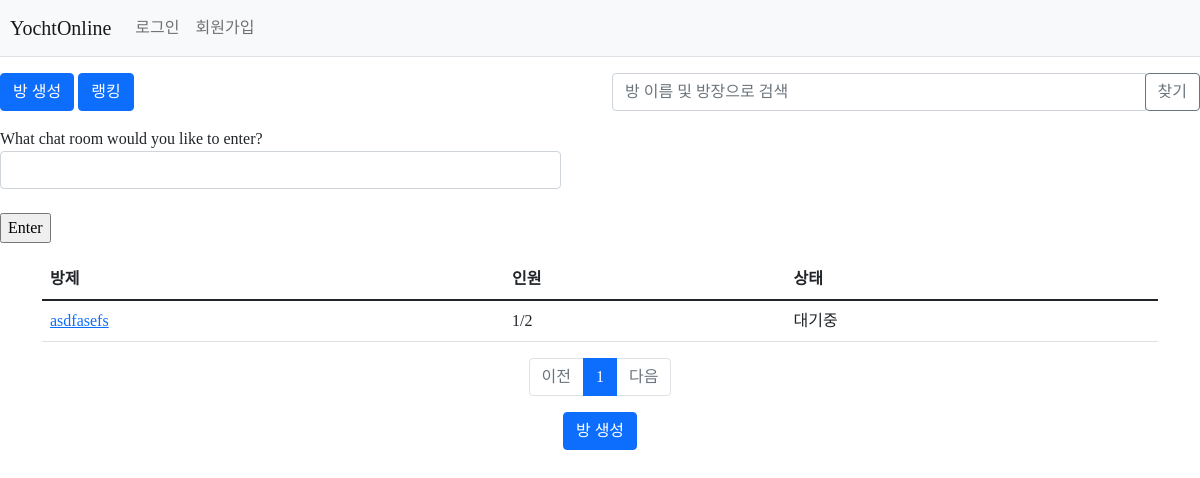
The app's page /chat/, older data.
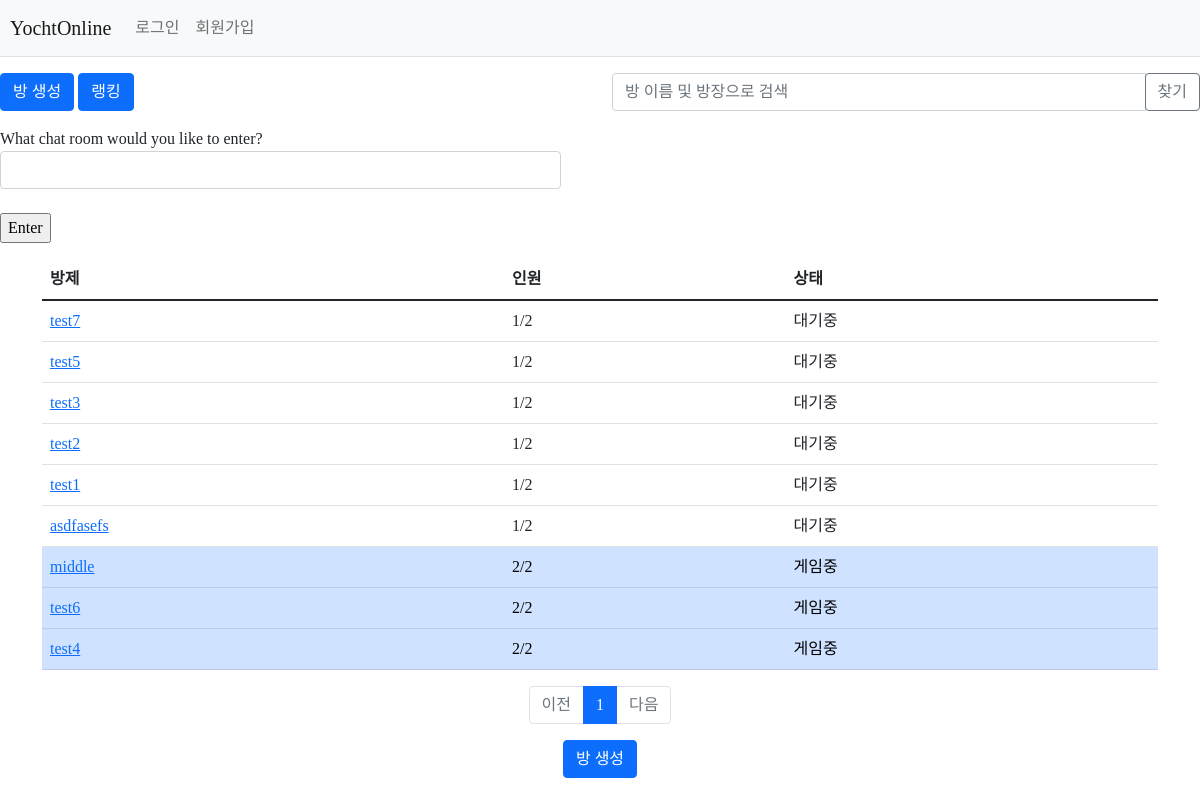
The same page, newer data.
### chat/models.py (models this page shows, shortened)
class GameRoom(models.Model):
    room_name = models.CharField(max_length=50)
    room_url = models.CharField(max_length=50)
    host = models.CharField(max_length=50)
    people_num = models.IntegerField(default=0) #player_num
    is_start = models.BooleanField(default=False)

### chat/views.py (the view)
# urls.py: path('', views.index, name='index'),
def index(request):
    '''Game_room 목록 출력'''
    if request.user.is_authenticated == True:
        player = User.objects.get(username = request.user.username)
        if GameAttend.objects.filter(user = player).exists() == True:
            game_room = GameAttend.objects.get(user = player).gameroom
            return redirect('chat:exit_room', room_name=game_room.room_url)
    page = request.GET.get('page', '1') #페이지
    kw = request.GET.get('kw', '')  # 검색어
    game_room_list = GameRoom.objects.order_by('is_start', '-id') #and GameRoom.objects.order_by('-id')
    if kw:
        game_room_list = (
            game_room_list.filter(room_name__icontains=kw) |
            game_room_list.filter(host__icontains=kw)
        ).distinct()
    paginator = Paginator(game_room_list, 20) # 페이지당 10개씩 보여 주기, question_list를 페이지 객체 paginator로 변환
    page_obj = paginator.get_page(page) # 페이징 구현에 사용한 Paginator클래스, 기본적으로 다양한 속성을 가짐 P.133
    print('여기는 실행?')
    context = {'game_room_list': page_obj, 'page': page, 'kw': kw}
    return render(request, 'chat/index.html', context)

### templates/chat/index.html (shortened to what this page needs)
{% extends 'base.html' %}
{% load chat_filter %}
{% block content %}
    <div class="row my-3">
        <div class="col-6">
            <a href="{% url 'chat:make_room' %}"><button type="button" class="btn btn-primary">방 생성</button></a>
            <a href="{% url 'rank:index' %}"><button type="button" class="btn btn-primary">랭킹</button></a><br>
        </div>
        <div class="col-6">
            <div class="input-group">
                <input type="text" id="search_kw" class="form-control" value="{{ kw|default_if_none:'' }}" placeholder='방 이름 및 방장으로 검색' >
                <div class="input-group-append">
                    <button class="btn btn-outline-secondary" type="button" id="btn_search">찾기</button>
                </div>
            </div>
        </div>
    </div>
    <div>
    What chat room would you like to enter?<br/>
    <input id="room-name-input" type="text" class="form-control" width="50%"/><br/>
    <input id="room-name-submit" type="button" value="Enter"/>
    </div>
    <div class="container my-3">
        <table class="table">
            <thead>
            <tr class="thead-dark">
                <th>방제</th>
                <th>인원</th>
                <th>상태</th>
            </tr>
            </thead>
            <tbody>
            {% if game_room_list %}
            {% for game_room in game_room_list %}
            {% if game_room.is_start == False %}
            <tr>
            {% else %}
            <tr class="table-primary">
            {% endif %}
                <td>
                    <a href="{% url 'chat:waiting_room' game_room.room_url %}">
                        {{ game_room.room_name }}
                    </a>
                </td>
                <td>
                    {{ game_room.people_num }}/2
                </td>
                <td>
                    {% if game_room.is_start == False %}
                    대기중
                    {% else %}
                    게임중
                    {% endif %}
                </td>
            </tr>
            {% endfor %}
            {% else %}
            <tr>
                <td colspan="3">방이 존재하지 않습니다.</td>
            </tr>
            {% endif %}
            </tbody>
        </table>
        <ul class="pagination justify-content-center">
            {% if game_room_list.has_previous %}
            <li class="page-item">
                <a class="page-link" data-page="{{ question_list.previous_page_number }}" href="javascript:void(0)">
                    이전
                </a>
            </li>
            {% else %}
            <li class="page-item disabled">
                <a href="#" class="page-link" tabindex="-1" aria-disabled="true">
                    이전
                </a>
            </li>
            {% endif %}
            {% for page_number in game_room_list.paginator.page_range %}
            {% if page_number >= game_room_list.number|add:-5 and page_number <= game_room_list.number|add:5 %}
                {% if page_number == game_room_list.number %}
                <li class="page-item active" aria-current="page">
                    <a href="?page={{ page_number }}" class="page-link">
                        {{ page_number }}
                    </a>
                </li>
                {% else %}
                <li class="page-item">
                    <a class="page-link" data-page="{{ page_number }}" href="javascript:void(0)">
                        {{ page_number }}
                    </a>
                </li>
                {% endif %}
            {% endif %}
            {% endfor %}
            {% if game_room_list.has_next %}
            <li class="page-item">
                <a class="page-link" data-page="{{ question_list.next_page_number }}" href="javascript:void(0)">
                    다음
                </a>
            </li>
            {% else %}
            <li class="page-item disabled">
                <a href="#" class="page-link" tabindex="-1" aria-disabled="true">
                    다음
                </a>
            </li>
            {% endif %}
        </ul>
        <a href="{% url 'chat:make_room' %}" class="btn btn-primary">
            방 생성
        </a>
    </div>
{% endblock %}

### templates/base.html (shortened to what this page needs)
{% load static %}
<!doctype html>
<html lang="ko">
<head>
    <link rel="stylesheet" type="text/css" href="{% static 'bootstrap.min.css' %}">
    <link rel="stylesheet" type="text/css" href="{% static 'style.css' %}">
    <link rel="stylesheet" type="text/css" href="{% static 'dice_style.css' %}">
</head>
<body class="no-drag">
{% include "navbar.html" %}
{% block content %}
{% endblock %}
</body>
</html>

### templates/navbar.html (shortened to what this page needs)
<nav class="navbar navbar-expand-lg navbar-light bg-light border-bottom">
    <div class="container-fluid">
        <a class="navbar-brand" href="{% url 'chat:index' %}">YochtOnline</a>
        <div class="collapse navbar-collapse" id="navbarSupportedContent">
            <ul class="navbar-nav me-auto mb-2 mb-lg-0">
              <li class="nav-item">
                  {% if user.is_authenticated %}
                      <a class="nav-link" href="{% url 'common:logout' %}">{{ user.username }} (로그아웃)</a>
                  {% else %}
                      <a class="nav-link" href="{% url 'common:login' %}">로그인</a>
                  {% endif %}
              </li>
              <li>
                    {% if not user.is_authenticated %}
                    <a class="nav-link" href="{% url 'common:signup' %}">회원가입</a>
                    {% endif %}
                </li>
            </ul>
        </div>
    </div>
</nav>

### static/style.css (style rules this page uses)
.container { display: flex; flex-direction: column; align-items:center; }
.container-fluid { display: flex; min-width: 500px; align-items:center; padding-left: 10px; padding-right: 10px; }
.no-drag { -ms-user-select:none; -moz-user-select:-mozs-none; -webkit-user-selcet:none; -khtml-user-select:none; user-select:none; font-family: '함초롬돋움'; }

### static/dice_style.css (style rules this page uses)
* { box-sizing: border-box; }

Row changes from the older to the newer data that the page shows:
added GameRoom: room_name "test7", people_num "1", is_start "대기중"
added GameRoom: room_name "test5", people_num "1", is_start "대기중"
added GameRoom: room_name "test3", people_num "1", is_start "대기중"
added GameRoom: room_name "test2", people_num "1", is_start "대기중"
added GameRoom: room_name "test1", people_num "1", is_start "대기중"
added GameRoom: room_name "middle", people_num "2", is_start "게임중"
added GameRoom: room_name "test6", people_num "2", is_start "게임중"
added GameRoom: room_name "test4", people_num "2", is_start "게임중"
